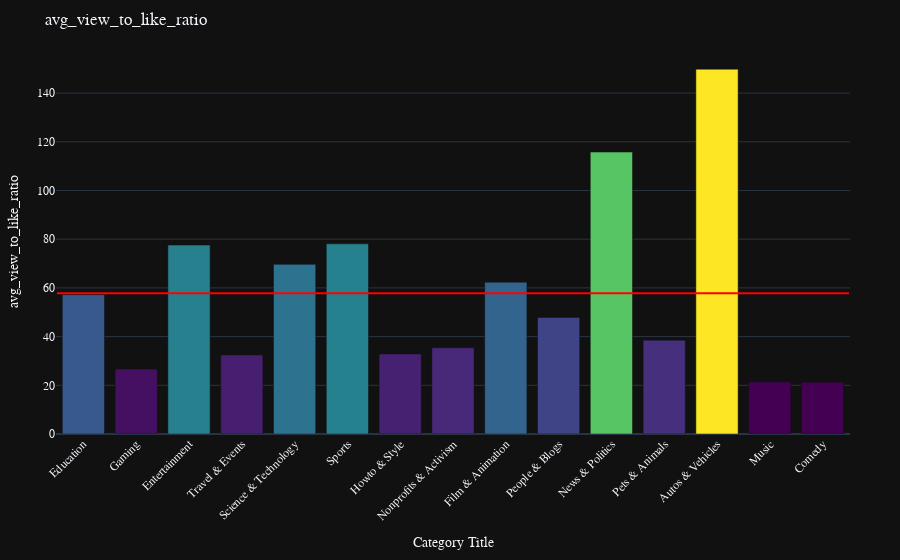
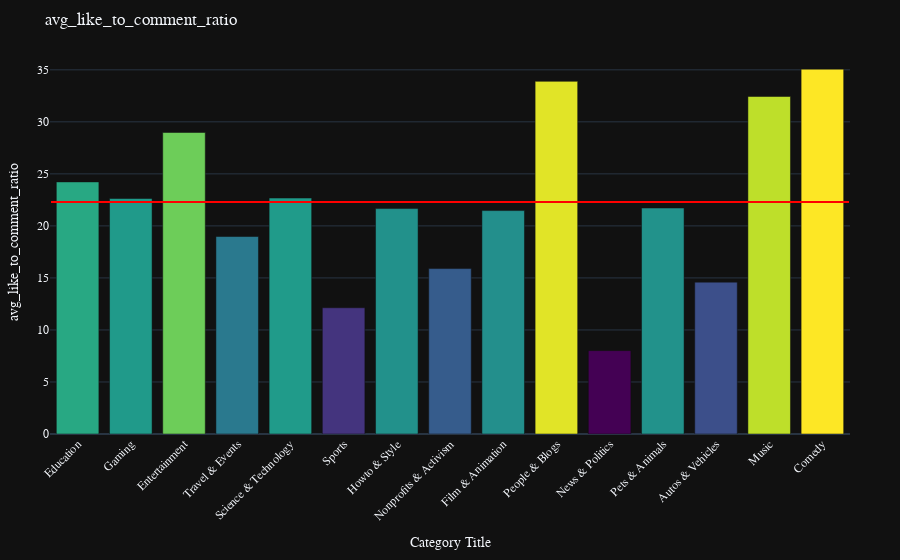
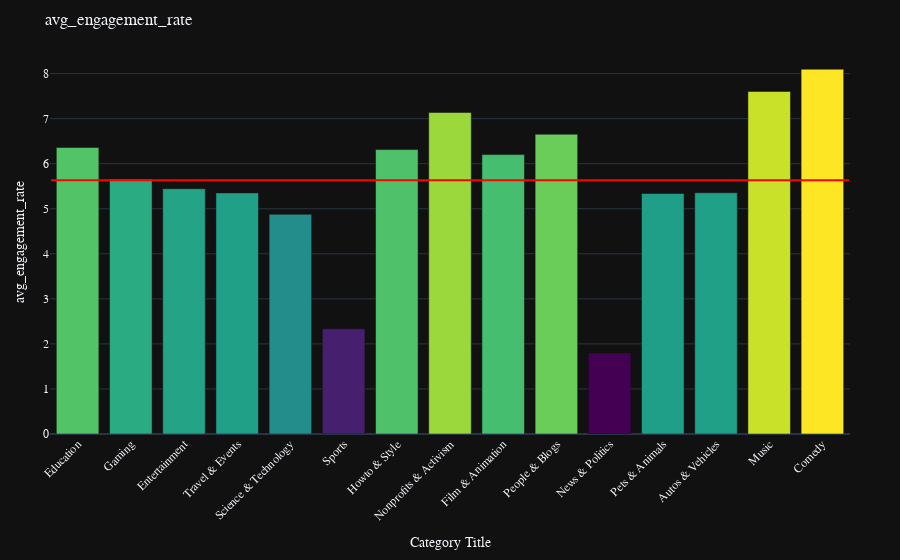
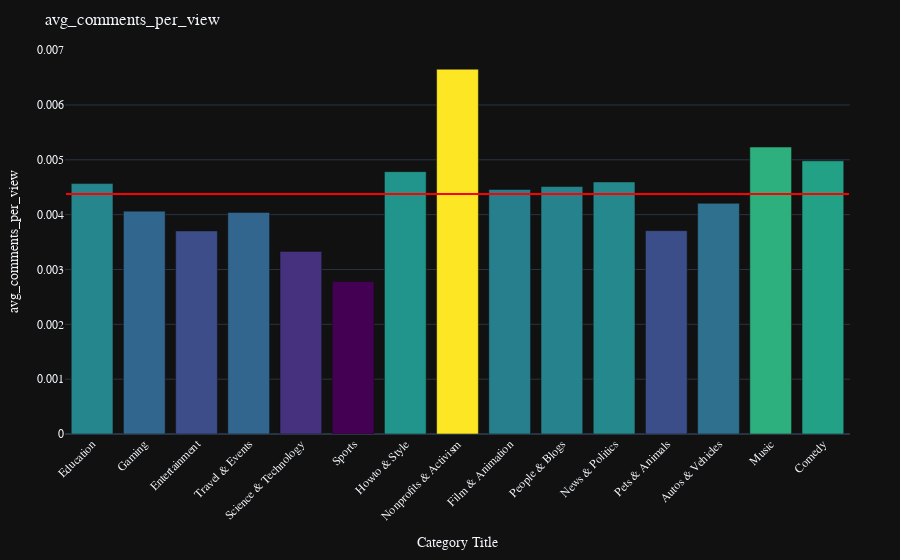

The cell these charts' notebook holds for them, in order:
### Markdown cell above
### charts

### Code cell
# graph one by one of the columns on bar chart

# convert the spark dataframe to pandas dataframe
eng_metrics_by_category_pd = eng_metrics_by_category.toPandas()

import plotly.graph_objects as go
import numpy as np


# Assuming eng_metrics_by_category_pd is the pandas DataFrame converted from Spark DataFrame

def plot_bar_chart(df, column_name):
    # Create a bar chart using Plotly, with colors based on the column values
    fig = go.Figure(data=[go.Bar(
        x=df['categoryTitle'],
        y=df[column_name],
        marker=dict(color=df[column_name], colorscale='Viridis')  # Apply color based on column value
    )])
    fig.update_layout(title_text=column_name, xaxis_title='Category Title', yaxis_title=column_name)
    # Hide legend (since it's not needed here)
    fig.update_layout(showlegend=False)

    # vertical text
    fig.update_layout(xaxis_tickangle=-45)

    # add mean line, full width of paper
    fig.add_shape(
        type="line",
        x0=-0.5,
        y0=df[column_name].mean(),
        x1=len(df['categoryTitle']) - 0.5,
        y1=df[column_name].mean(),
        line=dict(
            color="red",
            width=2
        )
    )

    fig.show()

for column in eng_metrics_by_category_pd.columns:
    if column != "categoryTitle":
        plot_bar_chart(eng_metrics_by_category_pd, column)

### Figure 1 — Plotly figure (JSON) as saved in the notebook; plotly's stock layout.template omitted (floating-point values rounded to 4 significant figures)
{"data": [{"marker": {"color": [57.21, 26.64, 77.57, 32.45, 69.68, 78.1, 32.86, 35.42, 62.34, 47.88, 115.8, 38.55, 149.8, 21.41, 21.3], "colorscale": [[0, "#440154"], [0.1111, "#482878"], [0.2222, "#3e4989"], [0.3333, "#31688e"], [0.4444, "#26828e"], [0.5556, "#1f9e89"], [0.6667, "#35b779"], [0.7778, "#6ece58"], [0.8889, "#b5de2b"], [1, "#fde725"]]}, "type": "bar", "x": ["Education", "Gaming", "Entertainment", "Travel & Events", "Science & Technology", "Sports", "Howto & Style", "Nonprofits & Activism", "Film & Animation", "People & Blogs", "News & Politics", "Pets & Animals", "Autos & Vehicles", "Music", "Comedy"], "y": [57.21, 26.64, 77.57, 32.45, 69.68, 78.1, 32.86, 35.42, 62.34, 47.88, 115.8, 38.55, 149.8, 21.41, 21.3]}], "layout": {"shapes": [{"line": {"color": "red", "width": 2}, "type": "line", "x0": -0.5, "x1": 14.5, "y0": 57.8, "y1": 57.8}], "showlegend": false, "title": {"text": "avg_view_to_like_ratio"}, "xaxis": {"tickangle": -45, "title": {"text": "Category Title"}}, "yaxis": {"title": {"text": "avg_view_to_like_ratio"}}}}

### Figure 2 — Plotly figure (JSON) as saved in the notebook; plotly's stock layout.template omitted (floating-point values rounded to 4 significant figures)
{"data": [{"marker": {"color": [24.23, 22.63, 28.98, 18.98, 22.68, 12.13, 21.66, 15.9, 21.47, 33.89, 8.012, 21.72, 14.59, 32.44, 35.06], "colorscale": [[0, "#440154"], [0.1111, "#482878"], [0.2222, "#3e4989"], [0.3333, "#31688e"], [0.4444, "#26828e"], [0.5556, "#1f9e89"], [0.6667, "#35b779"], [0.7778, "#6ece58"], [0.8889, "#b5de2b"], [1, "#fde725"]]}, "type": "bar", "x": ["Education", "Gaming", "Entertainment", "Travel & Events", "Science & Technology", "Sports", "Howto & Style", "Nonprofits & Activism", "Film & Animation", "People & Blogs", "News & Politics", "Pets & Animals", "Autos & Vehicles", "Music", "Comedy"], "y": [24.23, 22.63, 28.98, 18.98, 22.68, 12.13, 21.66, 15.9, 21.47, 33.89, 8.012, 21.72, 14.59, 32.44, 35.06]}], "layout": {"shapes": [{"line": {"color": "red", "width": 2}, "type": "line", "x0": -0.5, "x1": 14.5, "y0": 22.29, "y1": 22.29}], "showlegend": false, "title": {"text": "avg_like_to_comment_ratio"}, "xaxis": {"tickangle": -45, "title": {"text": "Category Title"}}, "yaxis": {"title": {"text": "avg_like_to_comment_ratio"}}}}

### Figure 3 — Plotly figure (JSON) as saved in the notebook; plotly's stock layout.template omitted (floating-point values rounded to 4 significant figures)
{"data": [{"marker": {"color": [6.361, 5.66, 5.444, 5.352, 4.877, 2.334, 6.313, 7.138, 6.202, 6.654, 1.8, 5.339, 5.355, 7.603, 8.098], "colorscale": [[0, "#440154"], [0.1111, "#482878"], [0.2222, "#3e4989"], [0.3333, "#31688e"], [0.4444, "#26828e"], [0.5556, "#1f9e89"], [0.6667, "#35b779"], [0.7778, "#6ece58"], [0.8889, "#b5de2b"], [1, "#fde725"]]}, "type": "bar", "x": ["Education", "Gaming", "Entertainment", "Travel & Events", "Science & Technology", "Sports", "Howto & Style", "Nonprofits & Activism", "Film & Animation", "People & Blogs", "News & Politics", "Pets & Animals", "Autos & Vehicles", "Music", "Comedy"], "y": [6.361, 5.66, 5.444, 5.352, 4.877, 2.334, 6.313, 7.138, 6.202, 6.654, 1.8, 5.339, 5.355, 7.603, 8.098]}], "layout": {"shapes": [{"line": {"color": "red", "width": 2}, "type": "line", "x0": -0.5, "x1": 14.5, "y0": 5.635, "y1": 5.635}], "showlegend": false, "title": {"text": "avg_engagement_rate"}, "xaxis": {"tickangle": -45, "title": {"text": "Category Title"}}, "yaxis": {"title": {"text": "avg_engagement_rate"}}}}

### Figure 4 — Plotly figure (JSON) as saved in the notebook; plotly's stock layout.template omitted (floating-point values rounded to 4 significant figures)
{"data": [{"marker": {"color": [0.004567, 0.004064, 0.003703, 0.00404, 0.003329, 0.002782, 0.004784, 0.006652, 0.00446, 0.004513, 0.004597, 0.003708, 0.004207, 0.005233, 0.004982], "colorscale": [[0, "#440154"], [0.1111, "#482878"], [0.2222, "#3e4989"], [0.3333, "#31688e"], [0.4444, "#26828e"], [0.5556, "#1f9e89"], [0.6667, "#35b779"], [0.7778, "#6ece58"], [0.8889, "#b5de2b"], [1, "#fde725"]]}, "type": "bar", "x": ["Education", "Gaming", "Entertainment", "Travel & Events", "Science & Technology", "Sports", "Howto & Style", "Nonprofits & Activism", "Film & Animation", "People & Blogs", "News & Politics", "Pets & Animals", "Autos & Vehicles", "Music", "Comedy"], "y": [0.004567, 0.004064, 0.003703, 0.00404, 0.003329, 0.002782, 0.004784, 0.006652, 0.00446, 0.004513, 0.004597, 0.003708, 0.004207, 0.005233, 0.004982]}], "layout": {"shapes": [{"line": {"color": "red", "width": 2}, "type": "line", "x0": -0.5, "x1": 14.5, "y0": 0.004375, "y1": 0.004375}], "showlegend": false, "title": {"text": "avg_comments_per_view"}, "xaxis": {"tickangle": -45, "title": {"text": "Category Title"}}, "yaxis": {"title": {"text": "avg_comments_per_view"}}}}
